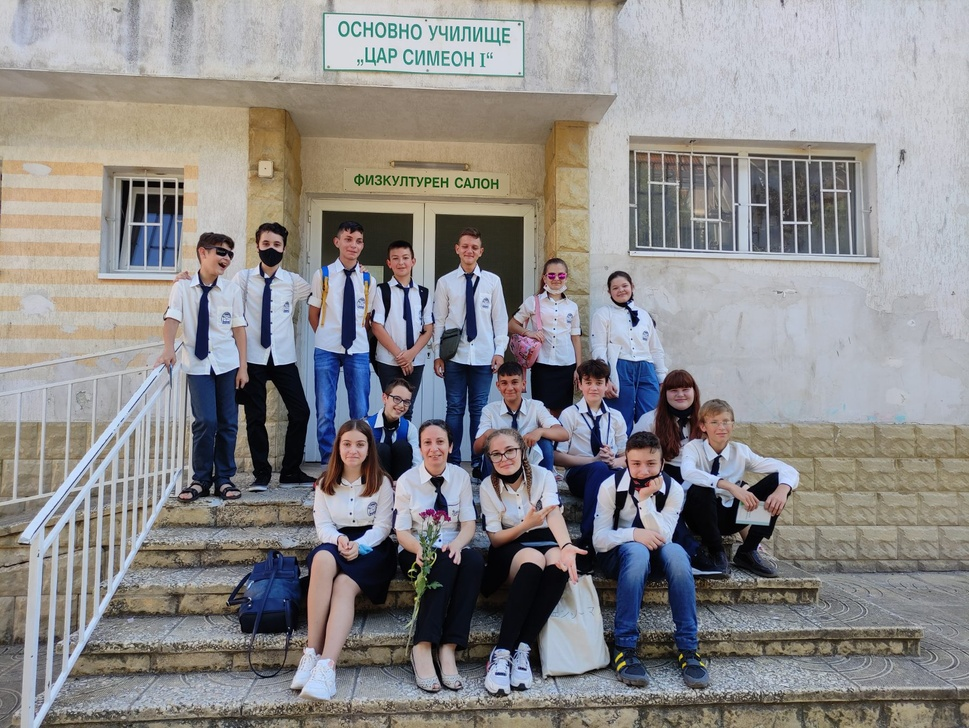
#> input picture img/image.jpg, 969 x 728 px, shrunk from 1800 x 1352 before the run; the run also reads 1 picture not shown here
$ python Mushroom.py img/image.jpg
#> lines starting #> are read from the running program, lines starting #| are printed output that depends on the picture; after the words box and inside, x2 and y2 are one past the last pixel; in counts of white or black regions, pixels touching at a corner belong together; long printed decimals are rounded

import numpy as np
import cv2
import sys
import math
import os
import numbers
os.chdir(os.path.dirname(sys.argv[0]))
img = cv2.imread("img/image.jpg")
#> img is the input picture: shape (728, 969, 3); mean B, G, R 138.2, 138.1, 140.3
real =cv2.imread("img/real.jpg")
cv2.namedWindow("image2", cv2.WINDOW_NORMAL)
cv2.namedWindow("image1", cv2.WINDOW_NORMAL)
cv2.imshow("image2", cv2.resize(img,(200,200)))
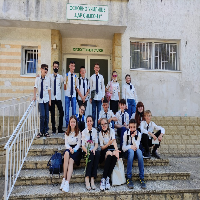
#> window 'image2': shape (200, 200, 3); mean B, G, R 138.1, 137.9, 140.2
r=1/3
g=1/3
b=1/3
clear = lambda: os.system('cls')
def learnc(array1,array2,c,n,r,g,b):
    red=np.array(array1)[:,:,n]
    ar2=np.array(array2)[:,:,0]
    c+=(red-255/2)*(ar2-(r+g+b)*255+255)/2000
    c=np.average(c)
    return c

def rebin(a, shape):
    sh = shape[0],a.shape[0]//shape[0],shape[1],a.shape[1]//shape[1]
    a=a.reshape(sh).tolist()
    a=np.array(a).mean(-1).mean(1)
    return a

def learna(array1,array2,nevro,r,g,b):
    array1=np.array(array1,dtype=np.uint8)
    array2=np.array(array2,dtype=np.uint8)
    la40=math.floor(len(array1)/4)
    la41=math.floor(len(array1[0])/4)
    array1=np.array(cv2.resize(array1,(la40*4,la41*4)))
    array2=np.array(cv2.resize(array2,(la40*4,la41*4)))
    neuu=np.repeat([nevro], la40 ,axis=0)
    neuu=neuu.reshape(la40*4,4)
    neuu=np.repeat([neuu], la41 ,axis=1)
    neuu=neuu.reshape(len(array1),len(array1[0]))
    if isinstance(array1[0][0],numbers.Number)==False:
        red=array1[:,:,0]*b+array1[:,:,1]*g+array1[:,:,2]*r
    else:
        red=array1
    if isinstance(array2[0][0],numbers.Number)==False:
        red2=array2[:,:,0]*b+array2[:,:,1]*g+array2[:,:,2]*r
    else:
        red2=array2
    nean=neuu.mean(0).mean(0)
    xxx=(red*red2-(nean*256/2)**2*np.where(nean<0,-1,1)+255)
    neuu+=np.where(xxx<0,-0.01,0.01)
    neuu=neuu.reshape(la40,la41,4,4).mean(0).mean(0)
    return neuu.tolist()

def use(neuro,array,r,g,b):
#> called with r = 0.333, g = 0.333, b = 0.333
    array=np.array(array,dtype=np.uint8)
    la40=math.floor(len(array)/4)
#> la40 = 182
    la41=math.floor(len(array[0])/4)
#> la41 = 242
    array=cv2.resize(array,(la41*4,la40*4))
    array=array.tolist()
#> array = 728 items
    unknow=0
    neuu=np.array(neuro)
    neuu=np.repeat([neuu], la40 ,axis=0)
    neuu=neuu.reshape(la40*4,4)
#> neuu = 728 rows, first 6: [0.15, 0.15, 0.15, 0.15], [0.15, 0.15, 0.15, 0.15], [0.15, 0.15, 0.15, 0.15], [0.15, 0.15, 0.15, 0.15], [0.15, 0.15, 0.15, 0.15], [0.15, 0.15, 0.15, 0.15]
    neuu=np.repeat([neuu], la41 ,axis=1)
    neuu=neuu.reshape(len(array),len(array[0]))
#> neuu: shape (728, 968) float64; every value is 0.15
    ar=np.array(array)
    if isinstance(array[0][0],numbers.Number)==False:
        unknow+=(ar[:,:,0]*b + ar[:,:,1]*g + ar[:,:,2]*r)*neuu
    else:
        unknow+=(ar[:,:])*neuu
    unknow*=8
    unknow=np.where(unknow>255,255,unknow)
    unknow=np.where(unknow<0,0,unknow)
    unknow=rebin(unknow,(la40,la41))
#> in rebin, `a=a.reshape(sh).tolist()`: a = 182 items
    return unknow
Neu=[[0.15,0.15,0.15,0.15]
    ,[0.15,0.15,0.15,0.15]
    ,[0.15,0.15,0.15,0.15]
    ,[0.15,0.15,0.15,0.15]]
Neu2=[[0.15,0.15,0.15,0.15]
    ,[0.15,0.15,0.15,0.15]
    ,[0.15,0.15,0.15,0.15]
    ,[0.15,0.15,0.15,0.15]]
Neu3=[[0.15,0.15,0.15,0.15]
    ,[0.15,0.15,0.15,0.15]
    ,[0.15,0.15,0.15,0.15]
    ,[0.15,0.15,0.15,0.15]]
result=use(Neu,img,r,g,b)
result=use(Neu2,result,r,g,b)
#> call 2 of use, with r = 0.333, g = 0.333, b = 0.333
#> in use (call 2), `la40=math.floor(len(array)/4)`: la40 = 45
#> in use (call 2), `la41=math.floor(len(array[0])/4)`: la41 = 60
#> in use (call 2), `array=cv2.resize(array,(la41*4,la40*4))`:
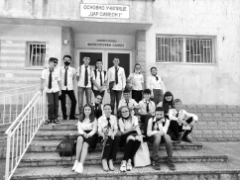
#> array: shape (180, 240); min 3, max 255, mean 165.9
#> in use (call 2), `array=array.tolist()`: array = 180 items
#> in use (call 2), `neuu=neuu.reshape(la40*4,4)`: neuu = 180 rows, first 6: [0.15, 0.15, 0.15, 0.15], [0.15, 0.15, 0.15, 0.15], [0.15, 0.15, 0.15, 0.15], [0.15, 0.15, 0.15, 0.15], [0.15, 0.15, 0.15, 0.15], [0.15, 0.15, 0.15, 0.15]
#> in use (call 2), `neuu=neuu.reshape(len(array),len(array[0]))`: neuu: shape (180, 240) float64; every value is 0.15
result=use(Neu3,result,r,g,b)
#> in use (call 3), `neuu=neuu.reshape(la40*4,4)`: neuu = 44 rows, first 6: [0.15, 0.15, 0.15, 0.15], [0.15, 0.15, 0.15, 0.15], [0.15, 0.15, 0.15, 0.15], [0.15, 0.15, 0.15, 0.15], [0.15, 0.15, 0.15, 0.15], [0.15, 0.15, 0.15, 0.15]
#> in use (call 3), `neuu=np.repeat([neuu], la41 ,axis=1)`: neuu = 660 rows, first 6: [0.15, 0.15, 0.15, 0.15], [0.15, 0.15, 0.15, 0.15], [0.15, 0.15, 0.15, 0.15], [0.15, 0.15, 0.15, 0.15], [0.15, 0.15, 0.15, 0.15], [0.15, 0.15, 0.15, 0.15]
#> in use (call 3), `neuu=neuu.reshape(len(array),len(array[0]))`: neuu: shape (44, 60) float64; every value is 0.15
cv2.imshow("image1", cv2.resize(np.array(result, dtype=np.uint8),(200,200),interpolation=cv2.INTER_AREA))

while True:
    cv2.waitKey(0)
    clear()
    print("0%")
    r=learnc(img,real,r,2,r,g,b)
#> in learnc, `c+=(red-255/2)*(ar2-(r+g+b)*255+255)/2000`:
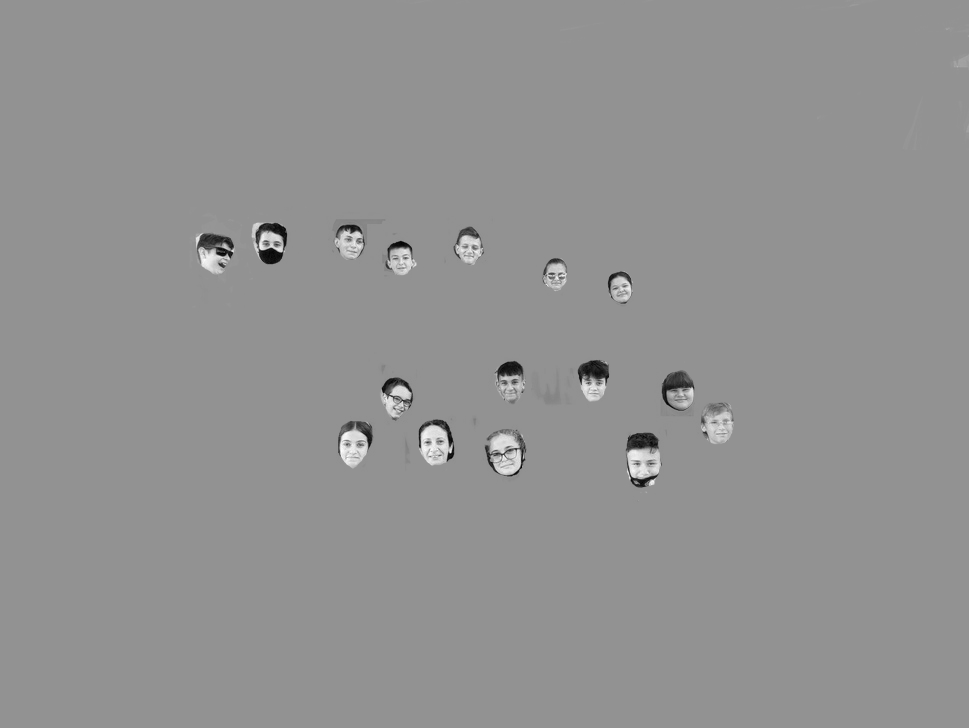
#> c: shape (728, 969) float64; min -15.92, max 12.46, mean 0.322; drawn with min black and max white
#> in learnc, `c=np.average(c)`: c = 0.322
#> r = 0.322
    g=learnc(img,real,g,1,r,g,b)
#> g = 0.239
    b=learnc(img,real,b,0,r,g,b)
#> b = 0.356
    Neu=learna(img,real,Neu,r,g,b)
#> in learna, `la40=math.floor(len(array1)/4)`: la40 = 182
#> in learna, `la41=math.floor(len(array1[0])/4)`: la41 = 242
#> in learna, `neuu=neuu.reshape(la40*4,4)`: neuu = 728 rows, first 6: [0.15, 0.15, 0.15, 0.15], [0.15, 0.15, 0.15, 0.15], [0.15, 0.15, 0.15, 0.15], [0.15, 0.15, 0.15, 0.15], [0.15, 0.15, 0.15, 0.15], [0.15, 0.15, 0.15, 0.15]
#> in learna, `neuu=neuu.reshape(len(array1),len(array1[0]))`: neuu: shape (968, 728) float64; every value is 0.15
#> in learna, `red=array1[:,:,0]*b+array1[:,:,1]*g+array1[:,:,2]*r`:
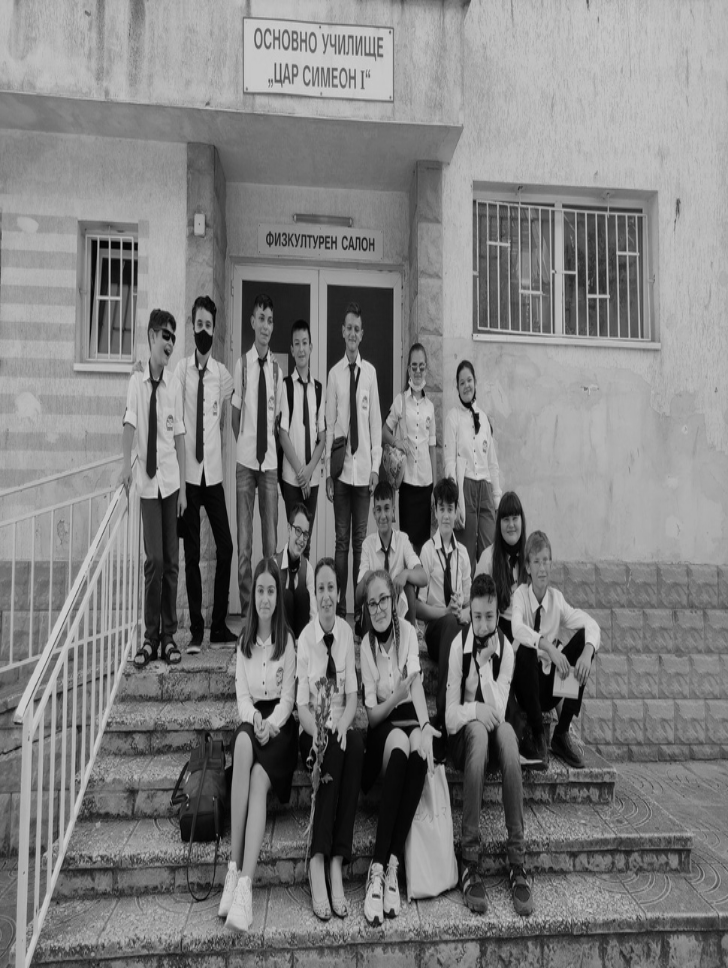
#> red: shape (968, 728) float64; min 0, max 214.3, mean 127.3
#> in learna, `nean=neuu.mean(0).mean(0)`: nean = 0.15
#> in learna, `neuu+=np.where(xxx<0,-0.01,0.01)`:
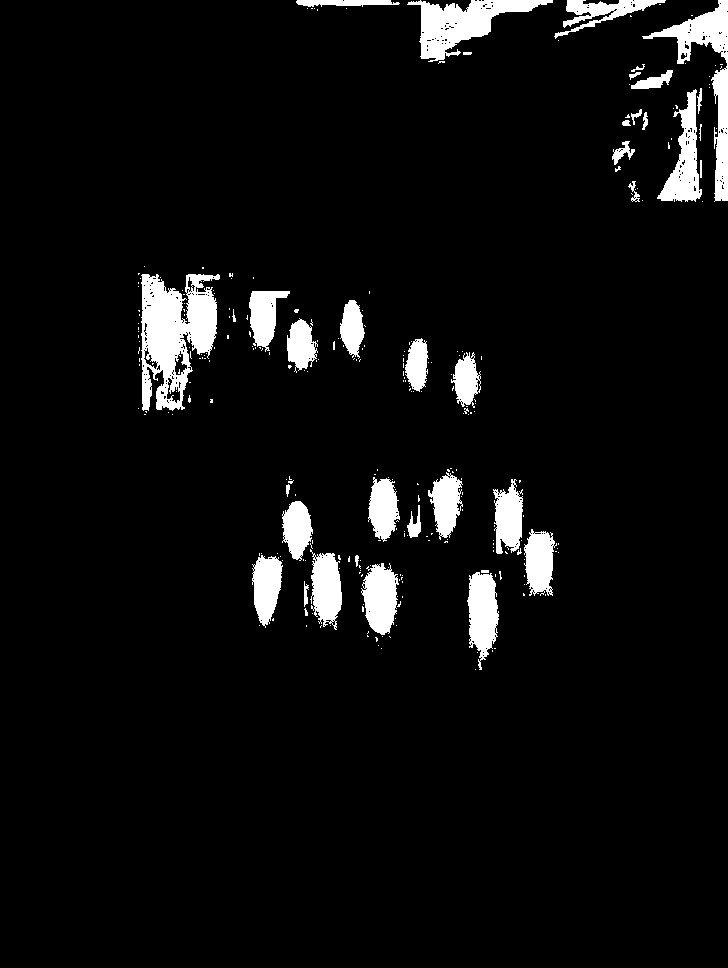
#> neuu: shape (968, 728) float64; values 0.14 (black) and 0.16 (white), 5.7% white; 279 white regions (241 under 20 px), largest, box (x1, y1, x2, y2) and area: (141, 274, 220, 411) 6577, (642, 0, 728, 202) 3701, (407, 0, 553, 62) 3687
#> in learna, `neuu=neuu.reshape(la40,la41,4,4).mean(0).mean(0)`: neuu = [[0.141, 0.141, 0.141, 0.141], [0.141, 0.141, 0.141, 0.141], [0.141, 0.141, 0.141, 0.141], [0.141, 0.141, 0.141, 0.141]]
#> Neu has the same summary as neuu in learna
    clear()
    print("20%")
    le=use(Neu,img,r,g,b)
#> call 4 of use, with r = 0.322, g = 0.239, b = 0.356
#> in use (call 4), `la40=math.floor(len(array)/4)`: la40 = 182
#> in use (call 4), `la41=math.floor(len(array[0])/4)`: la41 = 242
#> in use (call 4), `array=array.tolist()`: array = 728 items
#> in use (call 4), `neuu=neuu.reshape(la40*4,4)`: neuu = 728 rows, first 6: [0.141, 0.141, 0.141, 0.141], [0.141, 0.141, 0.141, 0.141], [0.141, 0.141, 0.141, 0.141], [0.141, 0.141, 0.141, 0.141], [0.141, 0.141, 0.141, 0.141], [0.141, 0.141, 0.141, 0.141]
#> in use (call 4), `neuu=neuu.reshape(len(array),len(array[0]))`:
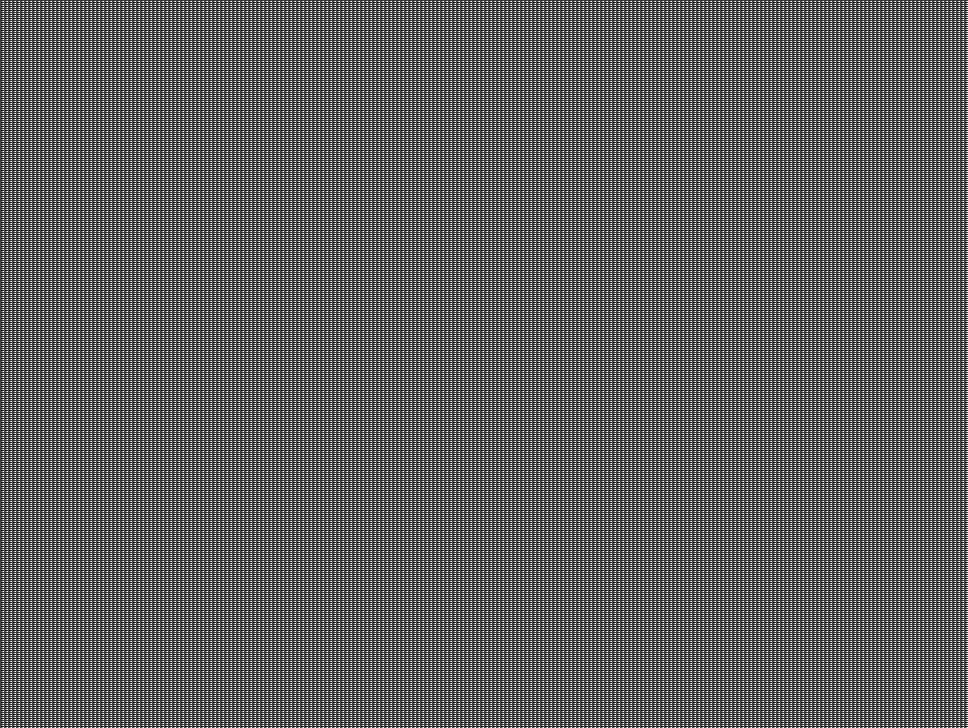
#> neuu: shape (728, 968) float64; min 0.141, max 0.141, mean 0.141; drawn with min black and max white
    clear()
    print("40%")
    le2=use(Neu,real,r,g,b)
#> in use (call 5), `neuu=np.array(neuro)`: neuu = [[0.141, 0.141, 0.141, 0.141], [0.141, 0.141, 0.141, 0.141], [0.141, 0.141, 0.141, 0.141], [0.141, 0.141, 0.141, 0.141]]
#> in use (call 5), `neuu=neuu.reshape(la40*4,4)`: neuu = 728 rows, first 6: [0.141, 0.141, 0.141, 0.141], [0.141, 0.141, 0.141, 0.141], [0.141, 0.141, 0.141, 0.141], [0.141, 0.141, 0.141, 0.141], [0.141, 0.141, 0.141, 0.141], [0.141, 0.141, 0.141, 0.141]
#> in use (call 5), `unknow*=8`:
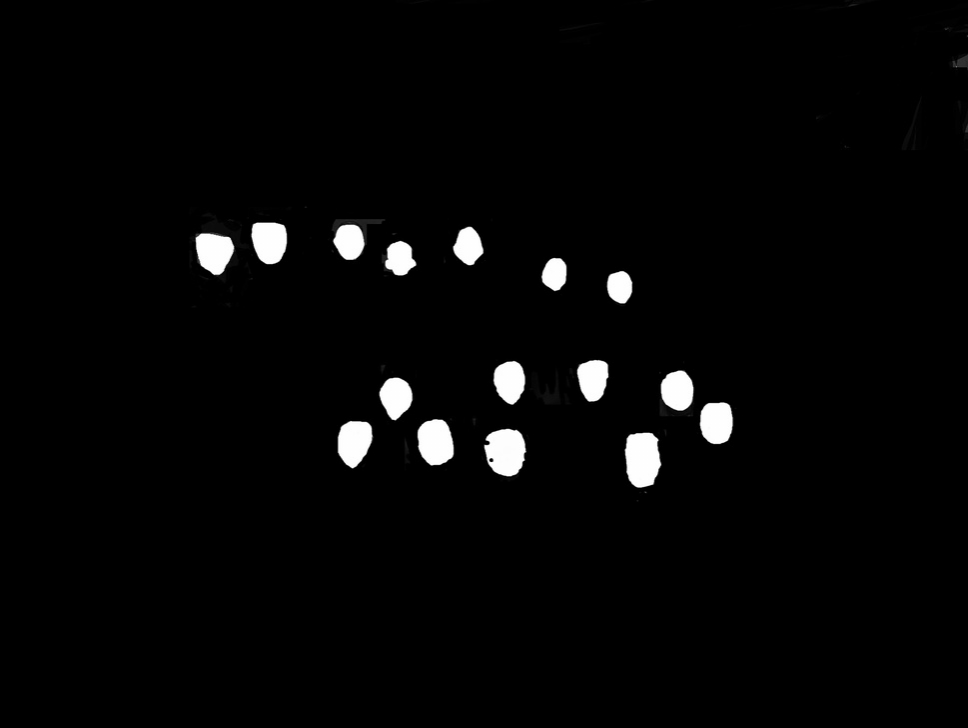
#> unknow: shape (728, 968) float64; min 0, max 264.1, mean 6.5; drawn with min black and max white
    clear()
    print("60%")
    Neu2=learna(le,le2,Neu2,r,g,b)
#> in learna (call 2), `neuu=neuu.reshape(la40*4,4)`: neuu = 180 rows, first 6: [0.15, 0.15, 0.15, 0.15], [0.15, 0.15, 0.15, 0.15], [0.15, 0.15, 0.15, 0.15], [0.15, 0.15, 0.15, 0.15], [0.15, 0.15, 0.15, 0.15], [0.15, 0.15, 0.15, 0.15]
#> Neu2 = [[0.141, 0.141, 0.141, 0.141], [0.141, 0.141, 0.141, 0.141], [0.141, 0.141, 0.141, 0.141], [0.141, 0.141, 0.141, 0.141]]
    clear()
    print("80%")
    Neu3=learna(use(Neu2,le,r,g,b),use(Neu2,le2,r,g,b),Neu2,r,g,b)
#> in use (call 6), `neuu=neuu.reshape(la40*4,4)`: neuu = 180 rows, first 6: [0.141, 0.141, 0.141, 0.141], [0.141, 0.141, 0.141, 0.141], [0.141, 0.141, 0.141, 0.141], [0.141, 0.141, 0.141, 0.141], [0.141, 0.141, 0.141, 0.141], [0.141, 0.141, 0.141, 0.141]
#> in learna (call 3), `neuu=neuu.reshape(la40*4,4)`: neuu = 44 rows, first 6: [0.141, 0.141, 0.141, 0.141], [0.141, 0.141, 0.141, 0.141], [0.141, 0.141, 0.141, 0.141], [0.141, 0.141, 0.141, 0.141], [0.141, 0.141, 0.141, 0.141], [0.141, 0.141, 0.141, 0.141]
#> in learna (call 3), `neuu=np.repeat([neuu], la41 ,axis=1)`: neuu = 660 rows, first 6: [0.141, 0.141, 0.141, 0.141], [0.141, 0.141, 0.141, 0.141], [0.141, 0.141, 0.141, 0.141], [0.141, 0.141, 0.141, 0.141], [0.141, 0.141, 0.141, 0.141], [0.141, 0.141, 0.141, 0.141]
#> Neu3 = [[0.132, 0.133, 0.133, 0.133], [0.133, 0.133, 0.133, 0.133], [0.132, 0.133, 0.133, 0.133], [0.133, 0.132, 0.132, 0.132]]
    result=le
    result=use(Neu2,result,r,g,b)
#> in use (call 8), `neuu=neuu.reshape(la40*4,4)`: neuu = 180 rows, first 6: [0.141, 0.141, 0.141, 0.141], [0.141, 0.141, 0.141, 0.141], [0.141, 0.141, 0.141, 0.141], [0.141, 0.141, 0.141, 0.141], [0.141, 0.141, 0.141, 0.141], [0.141, 0.141, 0.141, 0.141]
    clear()
    print("100%")
    result=use(Neu3,result,r,g,b)
#> in use (call 9), `neuu=neuu.reshape(la40*4,4)`: neuu = 44 rows, first 6: [0.132, 0.133, 0.133, 0.133], [0.133, 0.133, 0.133, 0.133], [0.132, 0.133, 0.133, 0.133], [0.133, 0.132, 0.132, 0.132], [0.132, 0.133, 0.133, 0.133], [0.133, 0.133, 0.133, 0.133]
#> in use (call 9), `neuu=np.repeat([neuu], la41 ,axis=1)`: neuu = 660 rows, first 6: [0.132, 0.133, 0.133, 0.133], [0.132, 0.133, 0.133, 0.133], [0.132, 0.133, 0.133, 0.133], [0.132, 0.133, 0.133, 0.133], [0.132, 0.133, 0.133, 0.133], [0.132, 0.133, 0.133, 0.133]
    cv2.imshow("image1", cv2.resize(np.array(result, dtype=np.uint8),(200,200),interpolation=cv2.INTER_AREA))
    print("OK")
    print(Neu)
#| [[0.1411, 0.1411, 0.1411, 0.1411], [0.1411, 0.1411, 0.1412, 0.1412], [0.1411, 0.1411, 0.1411, 0.1411], [0.1411, 0.1411, 0.1412, 0.1412]]
    print(Neu2)
#| [[0.1409, 0.1409, 0.1409, 0.1409], [0.1409, 0.1408, 0.1408, 0.1409], [0.1408, 0.1408, 0.1408, 0.1409], [0.1408, 0.1408, 0.1408, 0.1409]]
    print(Neu3)
#| [[0.1323, 0.1327, 0.1325, 0.1326], [0.1326, 0.1331, 0.133, 0.1332], [0.1319, 0.1325, 0.1326, 0.1327], [0.1327, 0.1322, 0.1324, 0.1321]]
    print(r)
#| 0.3218
    print(g)
#| 0.2391
    print(b)
#| 0.356
